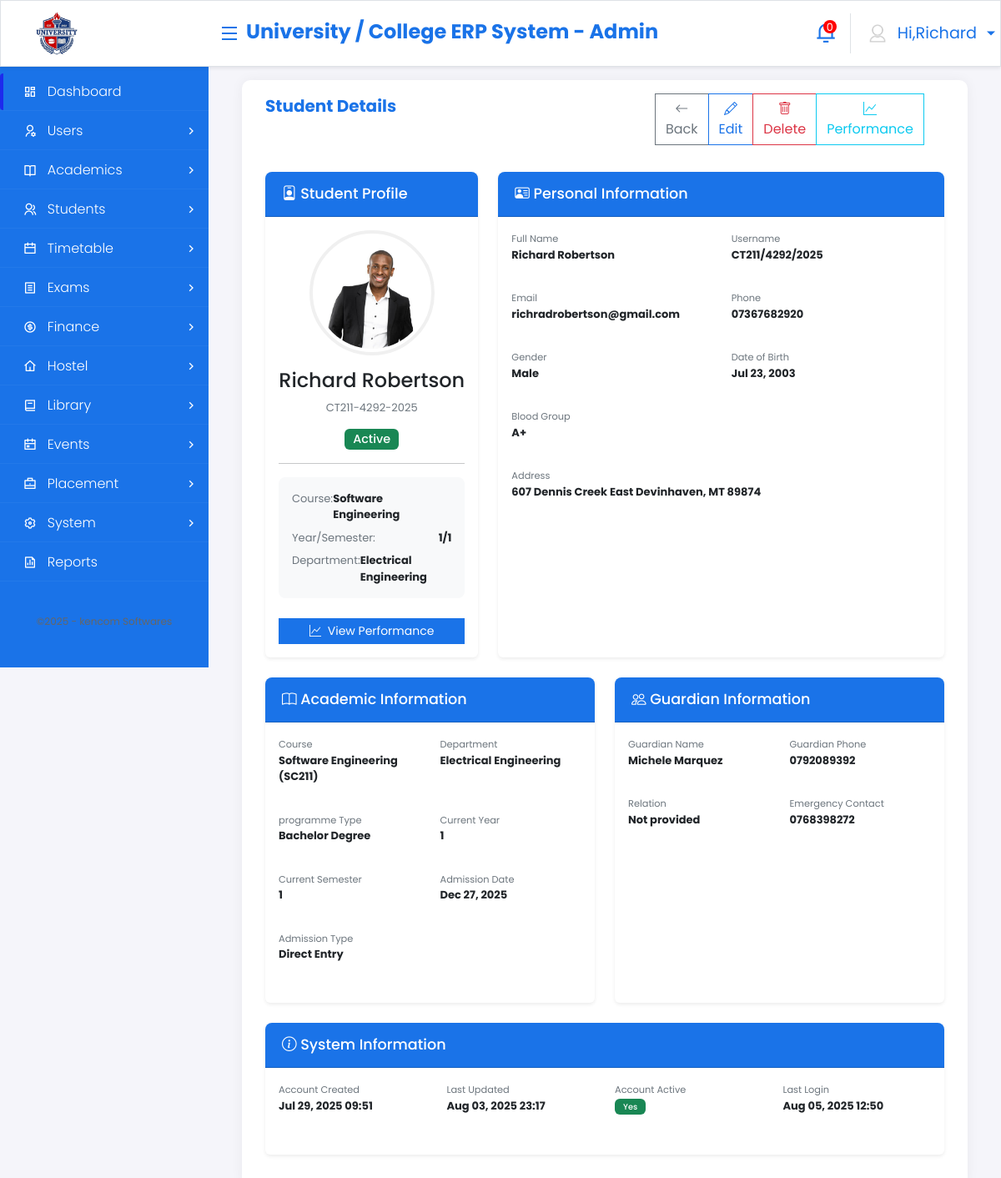
The page /students/CT211-4292-2025/ (signed in) on the database as committed earlier.
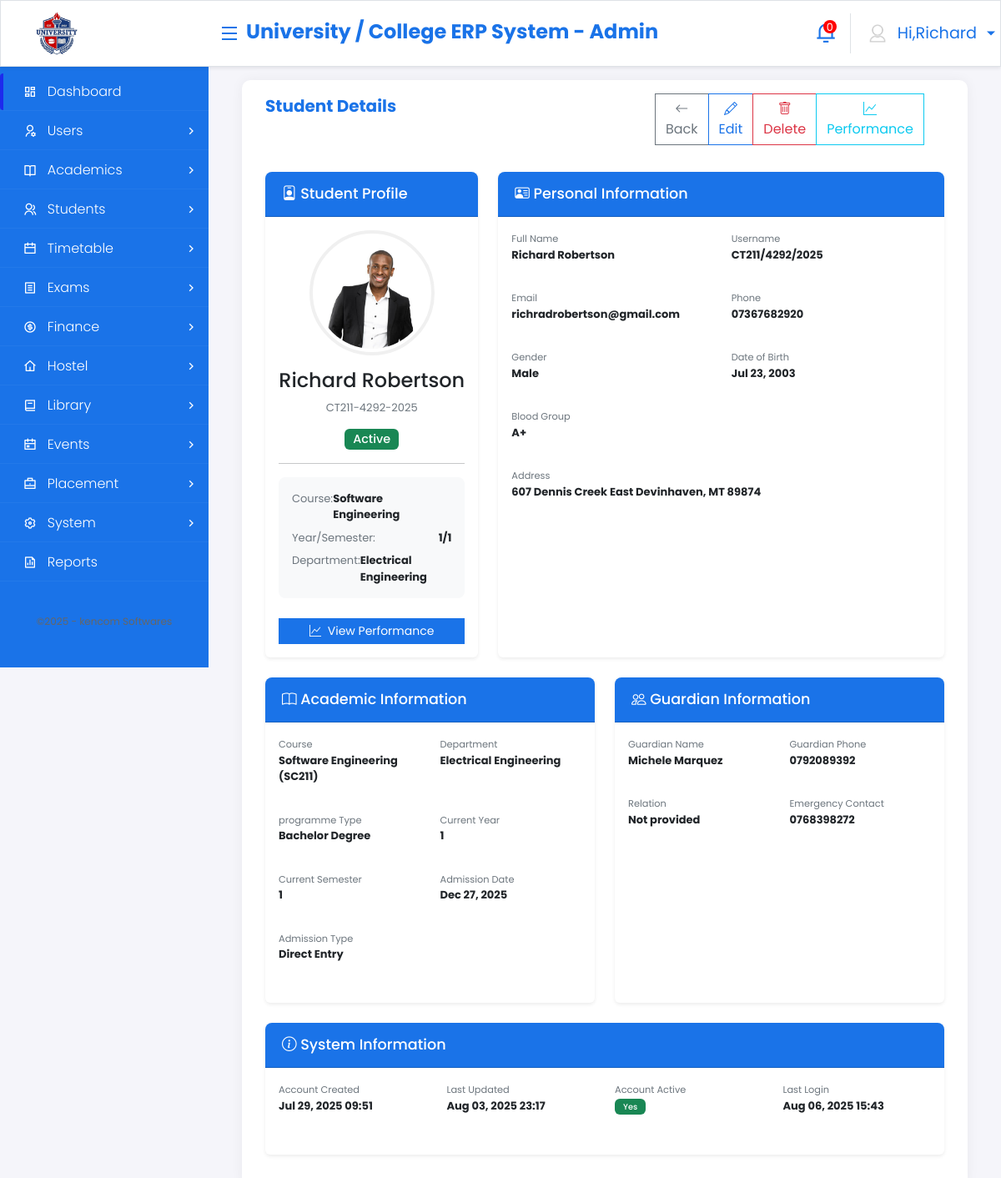
The same page on the database as committed later.
### core_application/models.py (models this page shows, shortened)
class Student(models.Model):
    ADMISSION_TYPES = (
        ('direct', 'Direct Entry'),
        ('mature', 'Mature Entry'),
        ('transfer', 'Transfer'),
        ('international', 'International'),
        ('exchange', 'Exchange Student'),
    )
    STATUS_CHOICES = (
        ('active', 'Active'),
        ('inactive', 'Inactive'),
        ('graduated', 'Graduated'),
        ('deferred', 'Deferred'),
        ('suspended', 'Suspended'),
        ('discontinued', 'Discontinued'),
        ('expelled', 'Expelled'),
        ('on_leave', 'On Academic Leave'),
    )
    SPONSOR_TYPES = (
        ('government', 'Government Sponsored'),
        ('self', 'Self Sponsored'),
        ('employer', 'Employer Sponsored'),
        ('scholarship', 'Scholarship'),
        ('bursary', 'Bursary'),
        ('loan', 'Student Loan'),
    )
    user = models.OneToOneField(User, on_delete=models.CASCADE, related_name='student_profile')
    student_id = models.CharField(max_length=20, unique=True, help_text="University student ID number")
    programme = models.ForeignKey(Programme, on_delete=models.CASCADE, related_name='students')
    current_year = models.IntegerField(validators=[MinValueValidator(1), MaxValueValidator(8)])
    current_semester = models.IntegerField(validators=[MinValueValidator(1), MaxValueValidator(3)])
    admission_date = models.DateField()
    admission_type = models.CharField(max_length=20, choices=ADMISSION_TYPES, default='direct')
    sponsor_type = models.CharField(max_length=20, choices=SPONSOR_TYPES, default='government')
    status = models.CharField(max_length=20, choices=STATUS_CHOICES, default='active')
    entry_qualification = models.CharField(max_length=100, help_text="e.g., KCSE, A-Level, Diploma")
    entry_points = models.DecimalField(max_digits=5, decimal_places=2, null=True, blank=True)
    expected_graduation_date = models.DateField(null=True, blank=True)
    cumulative_gpa = models.DecimalField(max_digits=3, decimal_places=2, null=True, blank=True)
    total_credit_hours = models.IntegerField(default=0)
    guardian_name = models.CharField(max_length=100)
    guardian_phone = models.CharField(max_length=15)
    guardian_relationship = models.CharField(max_length=50)
    guardian_address = models.TextField()
    emergency_contact = models.CharField(max_length=15)
    blood_group = models.CharField(max_length=5, blank=True)
    medical_conditions = models.TextField(blank=True)
    accommodation_type = models.CharField(max_length=50, blank=True, help_text="On-campus/Off-campus")

class User(AbstractUser):
    GENDER_CHOICES = (
        ('male', 'Male'),
        ('female', 'Female'),
        ('other', 'Other'),
    )
    USER_TYPES = (
        ('admin', 'Admin'),
        ('student', 'Student'),
        ('lecturer', 'Lecturer'),
        ('professor', 'Professor'),
        ('staff', 'Staff'),
        ('registrar', 'Registrar'),
        ('dean', 'Dean'),
        ('hod', 'Head of Department'),
        ('hostel_warden' , 'Hostel Warden')
    )
    username = models.CharField(
        max_length=150,
        unique=True,
        validators=[
            RegexValidator(
                regex=r'^[\w.@+\-/]+$',
                message="Username can contain letters, numbers, @, ., +, -, _, and / characters only."
            )
        ],
        help_text="Required. 150 characters or fewer. Letters, digits and @/./+/-/_/ allowed."
    )
    user_type = models.CharField(max_length=20, choices=USER_TYPES)
    phone = models.CharField(max_length=15, blank=True)
    address = models.TextField(blank=True)
    gender = models.CharField(max_length=10, choices=GENDER_CHOICES, blank=True)
    date_of_birth = models.DateField(null=True, blank=True)
    profile_picture = models.ImageField(upload_to='profiles/', null=True, blank=True)
    national_id = models.CharField(max_length=20, unique=True, null=True, blank=True)
    is_active = models.BooleanField(default=True)
    created_at = models.DateTimeField(auto_now_add=True)
    updated_at = models.DateTimeField(auto_now=True)

class Programme(models.Model):
    PROGRAMME_TYPES = (
        ('bachelor', 'Bachelor Degree'),
        ('master', 'Master Degree'),
        ('phd', 'PhD'),
        ('diploma', 'Diploma'),
        ('certificate', 'Certificate'),
        ('postgraduate_diploma', 'Postgraduate Diploma'),
    )
    PROGRAMME_MODES = (
        ('full_time', 'Full Time'),
        ('part_time', 'Part Time'),
        ('distance_learning', 'Distance Learning'),
        ('online', 'Online'),
        ('evening', 'Evening'),
        ('weekend', 'Weekend'),
    )
    name = models.CharField(max_length=150)
    code = models.CharField(max_length=15, unique=True)
    programme_type = models.CharField(max_length=25, choices=PROGRAMME_TYPES)
    study_mode = models.CharField(max_length=20, choices=PROGRAMME_MODES, default='full_time')
    department = models.ForeignKey(Department, on_delete=models.CASCADE, related_name='programmes')
    faculty = models.ForeignKey(Faculty, on_delete=models.CASCADE, related_name='programmes')
    duration_years = models.IntegerField(validators=[MinValueValidator(1), MaxValueValidator(8)])
    semesters_per_year = models.IntegerField(validators=[MinValueValidator(2), MaxValueValidator(3)], default=2)
    total_semesters = models.IntegerField(validators=[MinValueValidator(2), MaxValueValidator(24)])
    credit_hours_required = models.IntegerField(validators=[MinValueValidator(60), MaxValueValidator(300)])
    description = models.TextField(blank=True)
    entry_requirements = models.TextField()
    career_prospects = models.TextField(blank=True)
    is_active = models.BooleanField(default=True)
    created_at = models.DateTimeField(auto_now_add=True)

class Department(models.Model):
    name = models.CharField(max_length=100)
    code = models.CharField(max_length=10, unique=True)
    faculty = models.ForeignKey(Faculty, on_delete=models.CASCADE, related_name='departments')
    head_of_department = models.ForeignKey(User, on_delete=models.SET_NULL, null=True, blank=True, related_name='headed_departments')
    description = models.TextField(blank=True)
    established_date = models.DateField()
    is_active = models.BooleanField(default=True)

### core_application/views.py (the view)
# urls.py: path('students/<str:student_id>/', views.student_detail, name='student_detail'),
@login_required
def student_detail(request, student_id):
    student = get_object_or_404(
        Student.objects.select_related(
            'user', 'programme', 'programme__department'
        ),
        student_id=student_id
    )
    context = {
        'student': student,
    }
    return render(request, 'admin/students/student_detail.html', context)

### templates/admin/students/student_detail.html (shortened to what the changed rows need)
{% extends 'admin_base.html' %}
{% load static %}
{% block content %}
<div class="container onprintContainer">
    <div class="row p-3">
        <div class="col-md-4 mb-4">
            <div class="card shadow-sm h-100">
                <div class="card-body text-center">
                    <div class="profile-picture-container mb-3">
                        {% if student.user.profile_picture %}
                            <img src="{{ student.user.profile_picture.url }}"
                                 class="profile-picture img-thumbnail rounded-circle"
                                 alt="Profile Picture">
                        {% else %}
                            <div class="profile-picture-placeholder rounded-circle d-flex align-items-center justify-content-center">
                                <i class="bi bi-person-fill" style="font-size: 3rem;"></i>
                            </div>
                        {% endif %}
                    </div>
                    <h4 class="mb-2">{{ student.user.get_full_name }}</h4>
                    <p class="text-muted mb-3">{{ student.student_id }}</p>
                    <div class="student-status mb-3">
                        <span class="badge status-badge bg-{% if student.status == 'active' %}success{% elif student.status == 'suspended' %}warning text-dark{% else %}danger{% endif %}">
                            {{ student.get_status_display }}
                        </span>
                    </div>
                    <hr class="my-3">
                    <div class="quick-info text-start">
                        <div class="d-flex justify-content-between mb-2">
                            <span class="text-muted">Course:</span>
                            <span class="fw-bold">{{ student.programme.name }}</span>
                        </div>
                        <div class="d-flex justify-content-between mb-2">
                            <span class="text-muted">Year/Semester:</span>
                            <span class="fw-bold">{{ student.current_year }}/{{ student.current_semester }}</span>
                        </div>
                        <div class="d-flex justify-content-between">
                            <span class="text-muted">Department:</span>
                            <span class="fw-bold">{{ student.programme.department.name }}</span>
                        </div>
                    </div>
                    <div class="mt-4">
                        <a href="{% url 'student_performance' student.student_id %}" class="btn btn-primary btn-sm w-100">
                        </a>
                    </div>
                </div>
            </div>
        </div>
        <div class="col-md-8 mb-4">
            <div class="card shadow-sm h-100">
                <div class="card-body">
                    <div class="row">
                        <div class="col-md-6 mb-3">
                            <label class="small text-muted">Full Name</label>
                            <p class="fw-bold">{{ student.user.get_full_name }}</p>
                        </div>
                        <div class="col-md-6 mb-3">
                            <label class="small text-muted">Username</label>
                            <p class="fw-bold">{{ student.user.username }}</p>
                        </div>
                        <div class="col-md-6 mb-3">
                            <label class="small text-muted">Email</label>
                            <p class="fw-bold">{{ student.user.email|default:"Not provided" }}</p>
                        </div>
                        <div class="col-md-6 mb-3">
                            <label class="small text-muted">Phone</label>
                            <p class="fw-bold">{{ student.user.phone|default:"Not provided" }}</p>
                        </div>
                        <div class="col-md-6 mb-3">
                            <label class="small text-muted">Gender</label>
                            <p class="fw-bold">{{ student.user.get_gender_display|default:"Not specified" }}</p>
                        </div>
                        <div class="col-md-6 mb-3">
                            <label class="small text-muted">Date of Birth</label>
                            <p class="fw-bold">{{ student.user.date_of_birth|date:"M d, Y"|default:"Not provided" }}</p>
                        </div>
                        <div class="col-md-6 mb-3">
                            <label class="small text-muted">Blood Group</label>
                            <p class="fw-bold">{{ student.blood_group|default:"Not provided" }}</p>
                        </div>
                        <div class="col-12 mb-3">
                            <label class="small text-muted">Address</label>
                            <p class="fw-bold">{{ student.user.address|default:"Not provided" }}</p>
                        </div>
                    </div>
                </div>
            </div>
        </div>
        <div class="col-md-6 mb-4">
            <div class="card shadow-sm h-100">
                <div class="card-body">
                    <div class="row">
                        <div class="col-md-6 mb-3">
                            <label class="small text-muted">Course</label>
                            <p class="fw-bold">{{ student.programme.name }} ({{ student.programme.code }})</p>
                        </div>
                        <div class="col-md-6 mb-3">
                            <label class="small text-muted">Department</label>
                            <p class="fw-bold">{{ student.programme.department.name }}</p>
                        </div>
                        <div class="col-md-6 mb-3">
                            <label class="small text-muted">programme Type</label>
                            <p class="fw-bold">{{ student.programme.get_programme_type_display }}</p>
                        </div>
                        <div class="col-md-6 mb-3">
                            <label class="small text-muted">Current Year</label>
                            <p class="fw-bold">{{ student.current_year }}</p>
                        </div>
                        <div class="col-md-6 mb-3">
                            <label class="small text-muted">Current Semester</label>
                            <p class="fw-bold">{{ student.current_semester }}</p>
                        </div>
                        <div class="col-md-6 mb-3">
                            <label class="small text-muted">Admission Date</label>
                            <p class="fw-bold">{{ student.admission_date|date:"M d, Y" }}</p>
                        </div>
                        <div class="col-md-6 mb-3">
                            <label class="small text-muted">Admission Type</label>
                            <p class="fw-bold">{{ student.get_admission_type_display }}</p>
                        </div>
                    </div>
                </div>
            </div>
        </div>
        <div class="col-md-6 mb-4">
            <div class="card shadow-sm h-100">
                <div class="card-body">
                    <div class="row">
                        <div class="col-md-6 mb-3">
                            <label class="small text-muted">Guardian Name</label>
                            <p class="fw-bold">{{ student.guardian_name|default:"Not provided" }}</p>
                        </div>
                        <div class="col-md-6 mb-3">
                            <label class="small text-muted">Guardian Phone</label>
                            <p class="fw-bold">{{ student.guardian_phone|default:"Not provided" }}</p>
                        </div>
                        <div class="col-md-6 mb-3">
                            <label class="small text-muted">Emergency Contact</label>
                            <p class="fw-bold">{{ student.emergency_contact|default:"Not provided" }}</p>
                        </div>
                    </div>
                </div>
            </div>
        </div>
        <div class="col-md-12 mb-4">
            <div class="card shadow-sm">
                <div class="card-body">
                    <div class="row">
                        <div class="col-md-3 mb-3">
                            <label class="small text-muted">Account Created</label>
                            <p class="fw-bold">{{ student.user.created_at|date:"M d, Y H:i" }}</p>
                        </div>
                        <div class="col-md-3 mb-3">
                            <label class="small text-muted">Last Updated</label>
                            <p class="fw-bold">{{ student.user.updated_at|date:"M d, Y H:i" }}</p>
                        </div>
                        <div class="col-md-3 mb-3">
                            <p class="fw-bold">
                                <span class="badge bg-{% if student.user.is_active %}success{% else %}danger{% endif %}">
                                    {{ student.user.is_active|yesno:"Yes,No" }}
                                </span>
                            </p>
                        </div>
                        <div class="col-md-3 mb-3">
                            <label class="small text-muted">Last Login</label>
                            <p class="fw-bold">{{ student.user.last_login|date:"M d, Y H:i"|default:"Never logged in" }}</p>
                        </div>
                    </div>
                </div>
            </div>
        </div>
    </div>
</div>
{% endblock %}

Rows that differ between the two databases and show on the page:
changed through a linked row, Student "Active": user.last_login "Aug 05, 2025 12:50" → "Aug 06, 2025 15:43"
